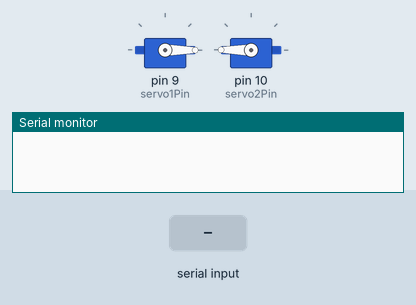
Simulated run of this sketch. Board: Arduino Uno, built with avr-gcc and run on an emulated ATmega328P. Shown: 2 × servo, the last lines printed to the serial monitor. Inputs (shaded band) come from the test bench.

Above: at 1.2 s.
1.3 s: "a" received over Serial
At 2.9 s:
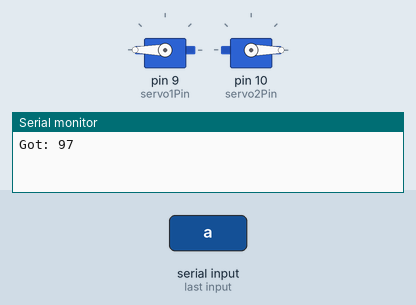
Timing chart, 0 to 4.4 s (numbered marks = the images above; inputs shaded):
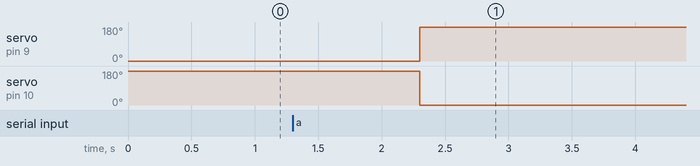

Measured:
- after the input at 1.3 s, servo on pin 9 (servo1Pin): 0° → 180° after 1.0 s; servo on pin 10 (servo2Pin): 180° → 0° after 1.0 s

The sketch:

arduino.ino
```cpp
#include <Servo.h>

int input = 0;

Servo servo1;
Servo servo2;

int servo1Pin = 9;
int servo2Pin = 10;

int angle = 0;

void setup()
{
  servo1.attach(servo1Pin);  // attaches the servo on pin 9 to the servo object
  servo2.attach(servo2Pin);

  Serial.begin(9600);

  servo1.write(0);
  servo2.write(180);
}

void loop()
{
  if (Serial.available() > 0) {
    input = Serial.read();
    action(input);
  }
  delay(15);
}

void action(int input){
  Serial.print("Got: ");
  Serial.println(input);
  if (input == 97){
    while(angle > 0){
      angle -= 10;
      servo1.write(angle);
      servo2.write(180-angle);
    }
    delay(500);
    while(angle < 180){
      angle -= 10;
      servo1.write(angle);
      servo2.write(180-angle);
    }
  }
}
```
